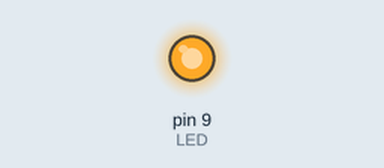
A sketch run on a simulated Arduino Uno, built with avr-gcc and run on an emulated ATmega328P. Parts: output pins drawn as LEDs (lit = HIGH).

Above: at 0.05 s.
At 2.55 s:
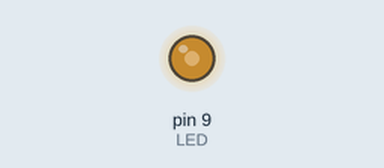
At 3.8 s:
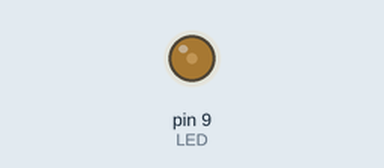
At 5.1 s:
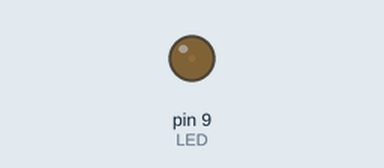
Timing chart, 0 to 6.6 s (numbered marks = the images above):
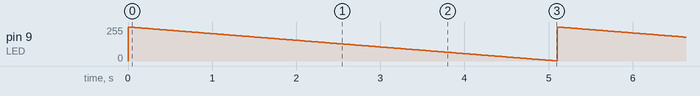

Measured:
- by itself, pin 9 (LED): ramps from 255/255 to 1/255 and jumps back, once every 5.1 s

The sketch:

fading_LED.pde
```cpp
// Example 04: Fade an LED in and out like on
// a sleeping Apple computer
#define LED 9 // the pin for the LED
int i = 0;
// We’ll use this to count up and down
void setup() {
pinMode(LED, OUTPUT); // tell Arduino LED is an output
}
void loop(){
//for (i = 0; i < 255; i++) { // loop from 0 to 254 (fade in)
analogWrite(LED, HIGH);
// set the LED brightness
//delay(20); // Wait 10ms because analogWrite
// is instantaneous and we would
// not see any change
//}
for (i = 255; i > 0; i--) { // loop from 255 to 1 (fade out)
analogWrite(LED, i); // set the LED brightness
delay(20);
// Wait 10ms
}
}
```
